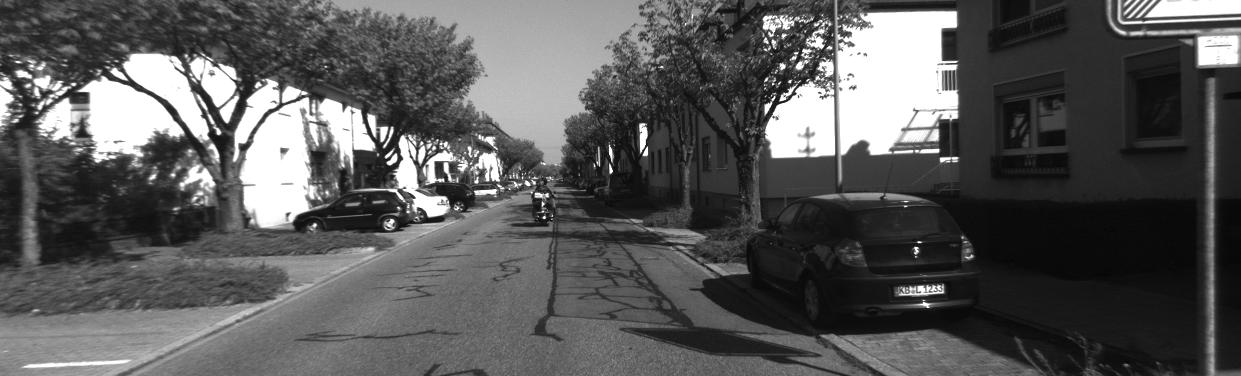
#> input picture rp/left/000000.png, 1241 x 376 px
$ python main.py
#> lines starting #> are read from the running program, lines starting #| are printed output that depends on the picture; long printed decimals are rounded
import numpy as np
from cv2 import cv2
import camera_configs
import time

imgL = cv2.imread('left/000000.png', cv2.IMREAD_GRAYSCALE)
#> imgL is the input picture: shape (376, 1241); min 6, max 255, mean 89
imgR = cv2.imread('right/000000.png', cv2.IMREAD_GRAYSCALE)
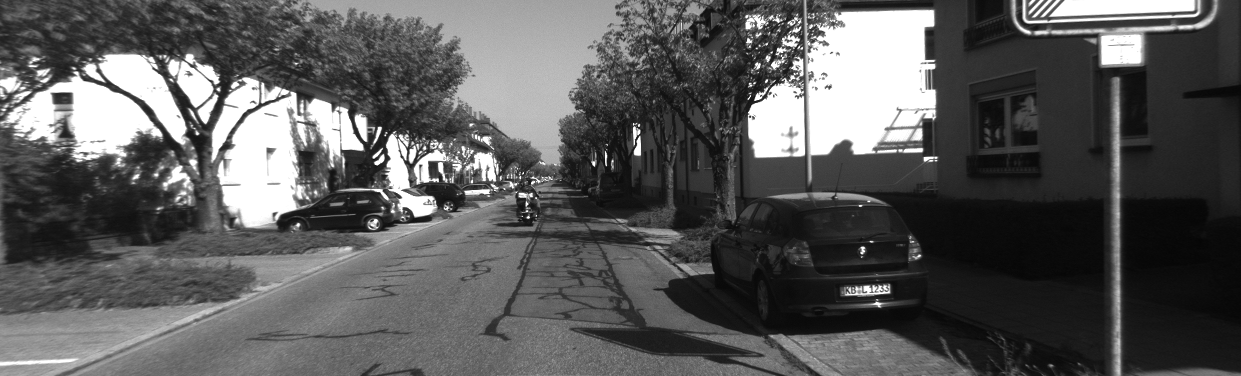
#> input picture rp/right/000000.png, 1241 x 376 px
#> imgR is the input picture: shape (376, 1241); min 5, max 255, mean 90.3
imgQ = cv2.imread('left/000015.png', cv2.IMREAD_GRAYSCALE)
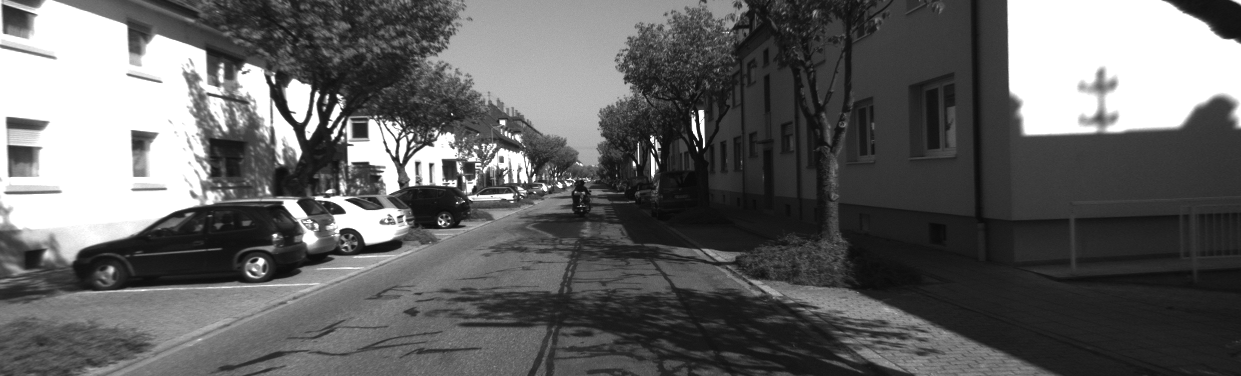
#> input picture rp/left/000015.png, 1241 x 376 px
#> imgQ is the input picture: shape (376, 1241); min 7, max 255, mean 99.1

# 得到点的3d坐标
num = 0
blockSize = 9
stereo = cv2.StereoBM_create(numDisparities=16*num, blockSize=blockSize)
disparity = stereo.compute(imgL, imgR)
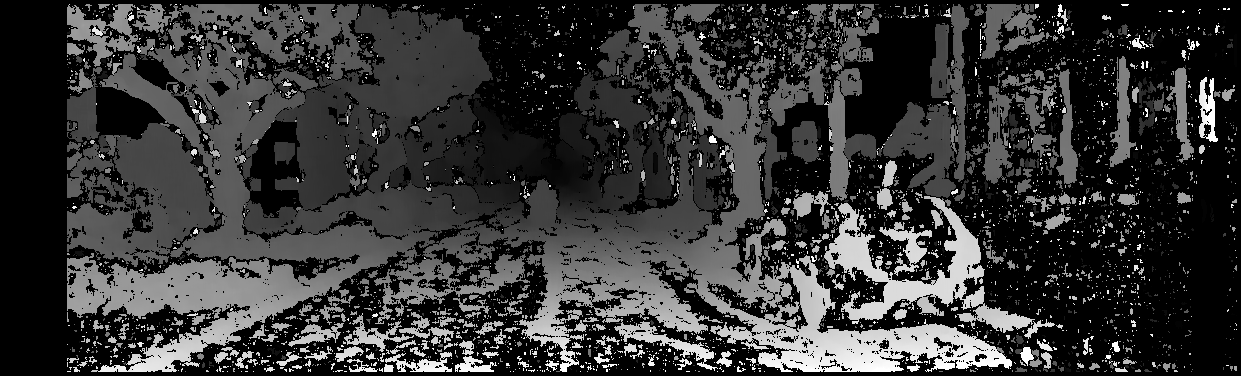
#> disparity: shape (376, 1241) int16; min -16, max 1008, mean 202.8; drawn with min black and max white
threeD = cv2.reprojectImageTo3D(
    disparity.astype(np.float32)/16., camera_configs.Q)
#> threeD: shape (376, 1241, 3) float32; 0.17% of the values are NaN or infinite; the others: min -330659.1, max 555165, mean -51124.5

# 匹配
time_start = time.time()
sift = cv2.xfeatures2d.SIFT_create()
kpQ, des1 = sift.detectAndCompute(imgQ, None)
#> kpQ = 2486 keypoints; strongest (x, y, size): (634, 164, 2.6), (701, 113, 4.3), (502, 122, 3.7), (275, 235, 3)
kpL, des2 = sift.detectAndCompute(imgL, None)
#> kpL = 3206 keypoints; strongest (x, y, size): (544, 217, 2.1), (790, 81, 2.1), (611, 171, 2.8), (919, 242, 1.8)
time_end = time.time()
print('SIFT extracting:', time_end-time_start)
ratio = 0.7

time_start = time.time()
bf = cv2.BFMatcher(cv2.NORM_L2)
matches = bf.knnMatch(des1, des2, k=10)
#> matches = 2486 matches
time_end = time.time()
print('SIFT matching:', time_end-time_start)
# matches = sorted(matches, key=lambda x: x.distance)

print('number of matches:', len(matches))
#| number of matches: 2486
good = []
# ratio test as per Lowe's paper
matchesMask = [[0, 0] for i in range(len(matches))]
#> matchesMask = 2486 pairs, first value 0 to 0, second value 0 to 0
goodMatchCount = 0
for m in matches:
    # and m.distance < 300:
    if m[0].distance < ratio*m[1].distance and threeD[int(kpL[m[0].trainIdx].pt[1])][int(kpL[m[0].trainIdx].pt[0])][2] > 0:
        good.append(m[0])
        # print(m.distance)
        goodMatchCount += 1
#> after the loop, good = 66 matches; goodMatchCount = 66

print('number of good matches:', goodMatchCount)
#| number of good matches: 66

# homograph test

# 获取关仝点的坐标

point2d = np.float32([kpQ[m.queryIdx].pt for m in good]).reshape(-1, 1, 2)
#> point2d = 66 rows, first 8: [110.8, 269.7], [202.2, 153.7], [210.9, 335.1], [231.5, 122.5], [269.1, 242], [269.9, 248.4], [284.5, 150.9], [324.2, 108]
point3d = np.float32([threeD[int(kpL[m.trainIdx].pt[1])]
                      [int(kpL[m.trainIdx].pt[0])] for m in good]).reshape(-1, 1, 3)
#> point3d = 66 rows, first 8: [-6784.4, 897.5, 16634.2], [-9227.3, -775.1, 22096.1], [-3173.3, 1231, 5403.1], [-9591.2, -1510, 24007.1], [-5081.4, 593.5, 17214.4], [-5037.9, 686.6, 17148], [-9509.3, -1019.4, 25972.6], [10125.6, -1306.1, 17981.1]

found, rvec, tvec, inlier = cv2.solvePnPRansac(
    point3d, point2d, camera_configs.left_camera_matrix, None, reprojectionError=2)
#> found = True; rvec = [-0.00292, 0.0529, 0.000193]; tvec = [-82.53, 45.65, -8458.8]; inlier = 35 values from 3 to 64
rotM = cv2.Rodrigues(rvec)[0]
#> rotM = [[0.999, -0.00027, 0.0528], [0.000116, 1, 0.00292], [-0.0528, -0.00291, 0.999]]
camera_postion = -np.matrix(rotM).T * np.matrix(tvec)
#> camera_postion = [[-364.5], [-70.33], [8451.2]]
print(camera_postion.T)
#| [[-364.486  -70.332 8451.200]]
print(tvec)
#| [[  -82.528]
#|  [   45.655 ]
#|  [-8458.822]]
print("number of inlier:", len(inlier))
#| number of inlier: 35

final_match = []
for m in inlier:
    final_match.append(good[m[0]])
#> this loop made 35 passes
#> m on passes 1 to 12: [3], [5], [9], [10], [11], [15], [16], [18], [19], [21], [22], [23]
#> after the loop, final_match = 35 matches

draw_params = dict(matchColor=(0, 255, 0),
                   singlePointColor=(255, 0, 0),
                   #    matchesMask=matchesMask,
                   flags=2)

img3 = cv2.drawMatches(imgQ, kpQ, imgL, kpL, final_match, None, **draw_params)
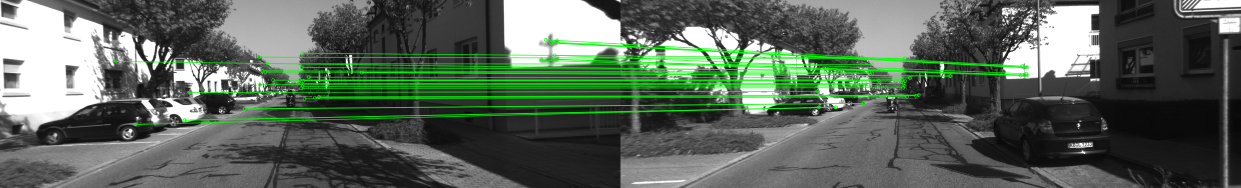
#> img3: shape (376, 2482, 3) (shown at 1/2 size); mean of channels 0, 1, 2 89.1, 102, 89.1; drawn as B, G, R
cv2.namedWindow('result', cv2.WINDOW_NORMAL)
cv2.imshow('result', img3)
cv2.waitKey(0)
cv2.destroyAllWindows()
